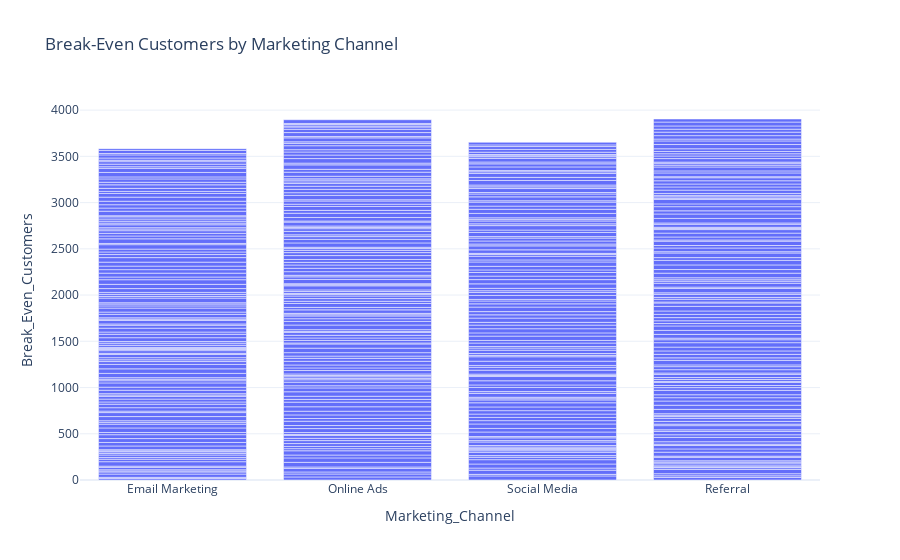

This figure's notebook cell:
### Code cell
# Calculate the break-even customers for this marketing campaign
data['Break_Even_Customers'] = data['Marketing_Spend'] / data['CAC']

fig = px.bar(data, x='Marketing_Channel', 
             y='Break_Even_Customers', 
             title='Break-Even Customers by Marketing Channel')
fig.show()

### Figure 1 — Plotly figure (JSON) as saved in the notebook; plotly's stock layout.template omitted (floating-point values rounded to 4 significant figures; data arrays with more than 128 entries replaced by an {"elided": "..."} marker saying what was removed)
{"data": [{"alignmentgroup": "True", "hovertemplate": "Marketing_Channel=%{x}<br>Break_Even_Customers=%{y}<extra></extra>", "legendgroup": "", "marker": {"color": "#636efa", "pattern": {"shape": ""}}, "name": "", "offsetgroup": "", "orientation": "v", "showlegend": false, "textposition": "auto", "type": "bar", "x": {"elided": "500 str values"}, "xaxis": "x", "y": {"elided": "500 float values"}, "yaxis": "y"}], "layout": {"barmode": "relative", "legend": {"tracegroupgap": 0}, "title": {"text": "Break-Even Customers by Marketing Channel"}, "xaxis": {"anchor": "y", "domain": [0, 1], "title": {"text": "Marketing_Channel"}}, "yaxis": {"anchor": "x", "domain": [0, 1], "title": {"text": "Break_Even_Customers"}}}}
